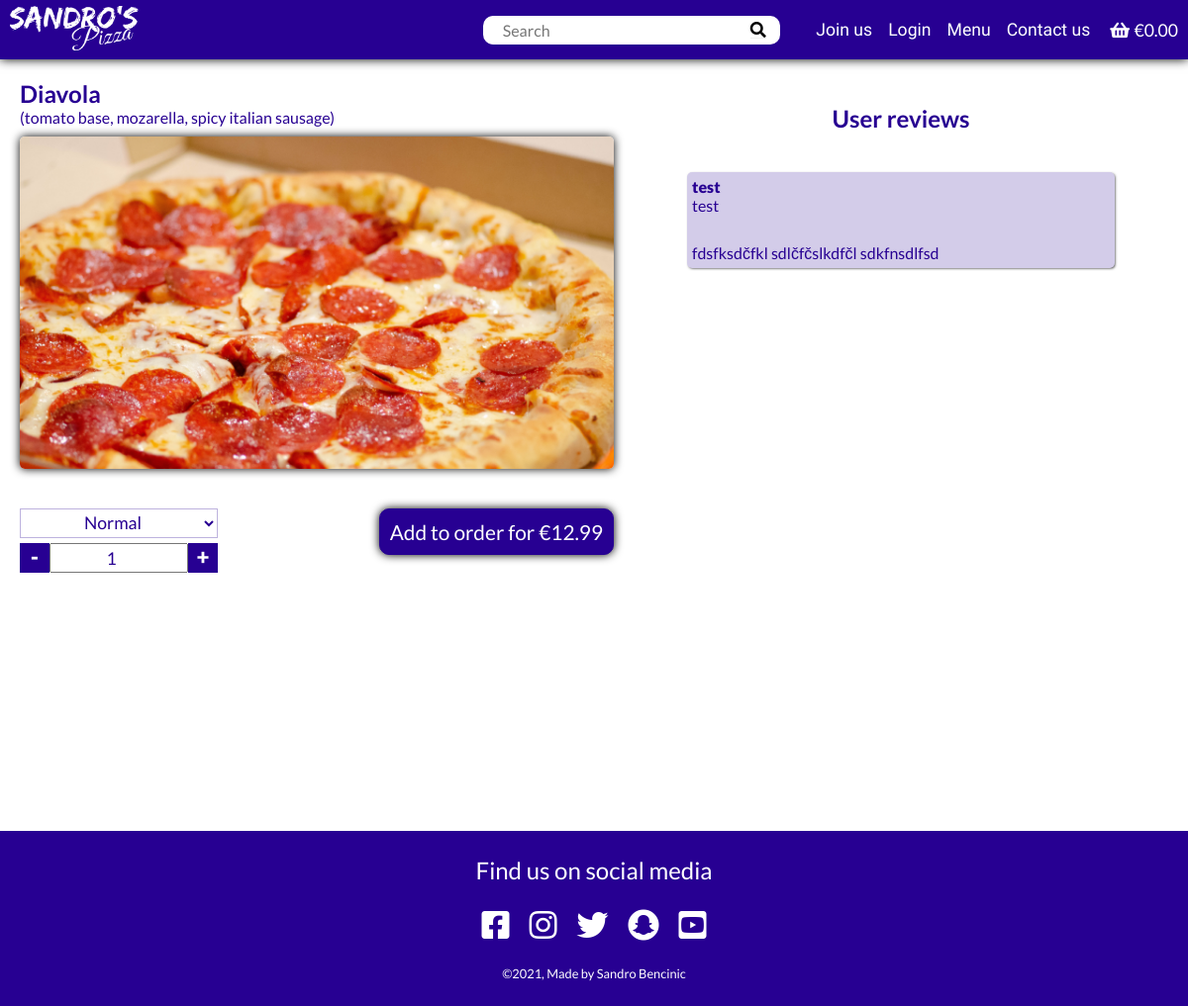
Page /product/item/2 on the earlier database version.
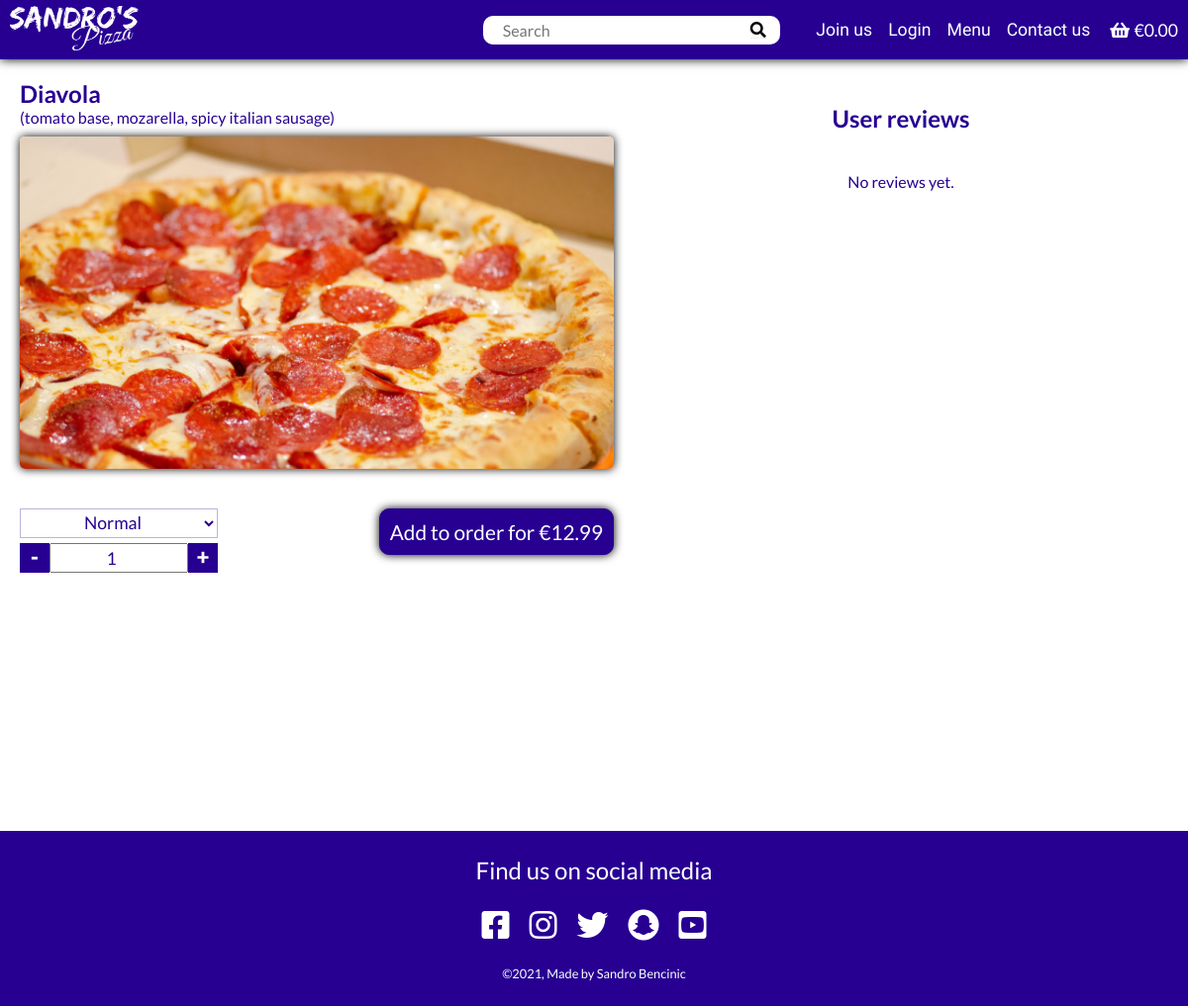
Same page on the later database version.
### product/models.py (models this page shows, shortened)
class Review(models.Model):
    user_profile = models.ForeignKey(User, on_delete=models.CASCADE)
    item = models.ForeignKey(Item, on_delete=models.CASCADE)
    title = models.CharField(max_length=50)
    content = models.TextField()

### product/views.py (the view)
# urls.py: path('item/<item_id>', item, name='item'),
def item(request, item_id):
    pizza_item = Item.objects.get(id=item_id)
    context = {
        'item': pizza_item,
        'reviews': Review.objects.filter(item=pizza_item)[::-1],
        'show_bag': True
    }
    return render(request, 'product/item.html', context)

### order/contexts.py (called while the page is built, shortened)
def contexts(request):
    bag_items = []
    grand_total = 0
    if request.user.is_authenticated:
        delivery_fee = 0
    else:
        delivery_fee = 2
    grand_total += delivery_fee
    order_time = None
    bag = request.session.get('bag', {})
    context = {
        'bag_items': bag_items,
        'grand_total': grand_total,
        'order_time': order_time,
        'delivery_fee': delivery_fee,
    }
    return context

### product/templates/product/item.html (shortened to what this page needs)
{% extends 'base.html' %}
{% load static %}
{% block content %}
  <div class="item">
    <div class="item-container">
      <h2 class="item__title">{{ item.name }}</h2>
      <p class="item__description">{{ item.ingredients }}</p>
      <div class="item__img" style="background-image: url({{item.image.url}});"></div>
      <form action="{% url 'add_item' item.id %}" method="post" class="item__form">
        <select id="item-size" name="size">
          <option value="normal" selected>Normal</option>
        </select>
        <div class="item__quantity">
          <div class="item__minus">-</div>
          <input type="number" name="quantity" id="item-quantity" min="1" value="1">
          <div class="item__plus">+</div>
        </div>
        <button class="btn btn--item" type="submit">
          Add to order for €<span id="item-price">{{ item.price }}</span>
        </button>
      </form>
    </div>
    <div class="comment">
      <h2 class="comment__title">User reviews</h2>
      {% if reviews %}
        {% for review in reviews %}
          <div class="comment-single">
            <div class="comment-single__title">
              <p>{{ review.title }}</p>
              <p>{{ review.user_profile }}</p>
            </div>
            <div class="comment-single__text">
              {{ review.content }}
            </div>
          </div>
        {% endfor %}
      {% else %}
        <p style="text-align: center; width: 100%;">No reviews yet.</p>
      {% endif %}
    </div>
  </div>
{% endblock content %}

Differences in the rows shown:
removed Review: title "test", user_profile "test", content "fdsfksdčfkl sdlčfčslkdfčl sdkfnsdlfsd"
Other differences:
text now shown: "No reviews yet."
